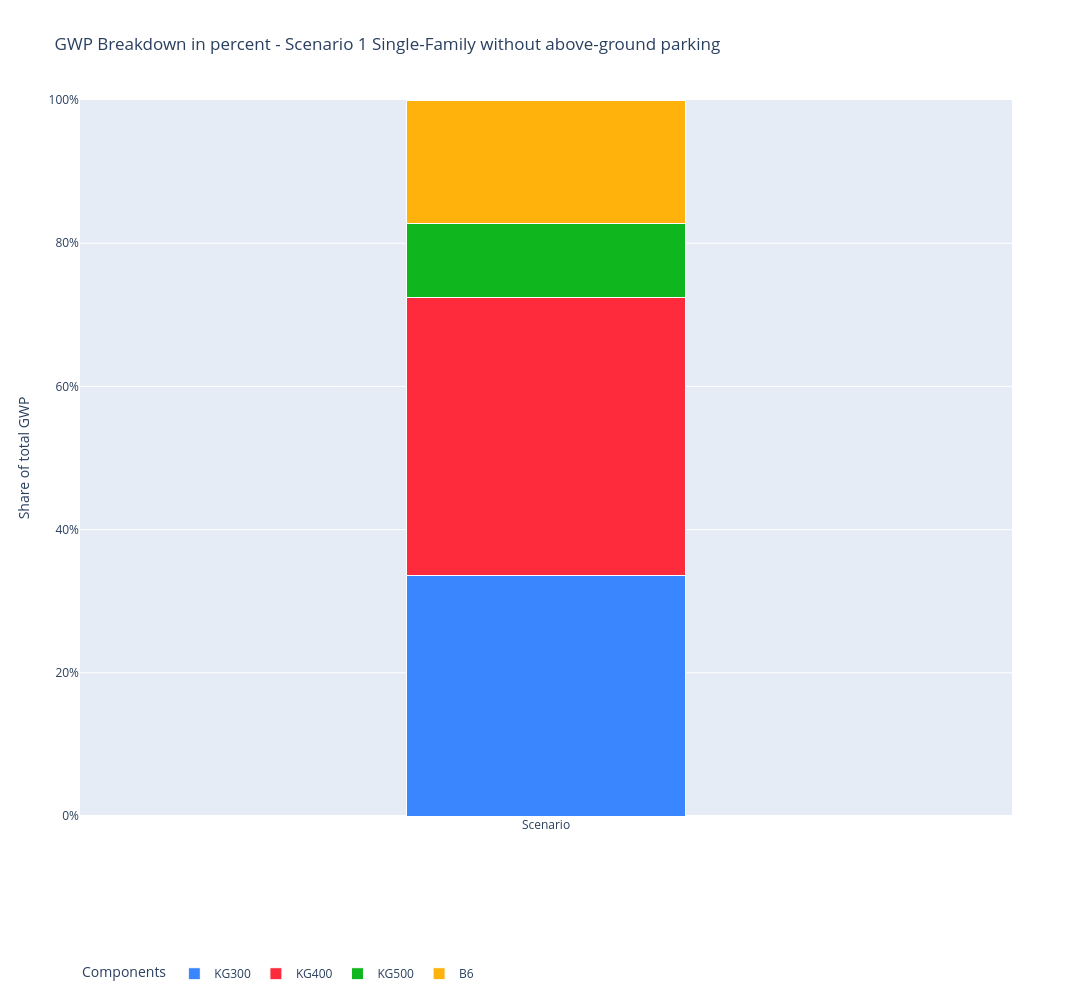

This figure's notebook cell:
### Code cell
# Percent

fig = go.Figure()

# KG300
fig.add_trace(go.Bar(
    x=["Scenario"],
    y=[GWP_S1_EFH_pct_no_AP["KG300"]],
    name="KG300",
    marker_color=kg_colors["KG300"],
    width=0.3,
    marker_line_color="white",
    marker_line_width=1
))

# KG400
fig.add_trace(go.Bar(
    x=["Scenario"],
    y=[GWP_S1_EFH_pct_no_AP["KG400"]],
    name="KG400",
    marker_color=kg_colors["KG400"],
    width=0.3,
    marker_line_color="white",
    marker_line_width=1
))

# KG500
fig.add_trace(go.Bar(
    x=["Scenario"],
    y=[GWP_S1_EFH_pct_no_AP["KG500"]],
    name="KG500",
    marker_color=kg_colors["KG500"],
    width=0.3,
    marker_line_color="white",
    marker_line_width=1
))


# B6
fig.add_trace(go.Bar(
    x=["Scenario"],
    y=[GWP_S1_EFH_pct_no_AP["B6"]],
    name="B6",
    marker_color=kg_colors["B6"],
    width=0.3,
    marker_line_color="white",
    marker_line_width=1
))

fig.update_layout(
    barmode="stack",
    title="GWP Breakdown in percent - Scenario 1 Single-Family without above-ground parking",
    yaxis_title="Share of total GWP",
    legend_title="Components",
    height=1000,
    width=1100,
    legend=dict(orientation="h", y=-0.2),
    legend_traceorder="normal",
    yaxis=dict(
        tickformat=".0%",
        range=[0, 1]
    )
)

fig.show()

### Figure 1 — Plotly figure (JSON) as saved in the notebook; plotly's stock layout.template omitted (floating-point values rounded to 4 significant figures)
{"data": [{"marker": {"color": "#3A86FF", "line": {"color": "white", "width": 1}}, "name": "KG300", "type": "bar", "width": 0.3, "x": ["Scenario"], "y": [0.3357]}, {"marker": {"color": "#FD2B3B", "line": {"color": "white", "width": 1}}, "name": "KG400", "type": "bar", "width": 0.3, "x": ["Scenario"], "y": [0.3882]}, {"marker": {"color": "#10B61D", "line": {"color": "white", "width": 1}}, "name": "KG500", "type": "bar", "width": 0.3, "x": ["Scenario"], "y": [0.1041]}, {"marker": {"color": "#FFB20B", "line": {"color": "white", "width": 1}}, "name": "B6", "type": "bar", "width": 0.3, "x": ["Scenario"], "y": [0.172]}], "layout": {"barmode": "stack", "height": 1000, "legend": {"orientation": "h", "title": {"text": "Components"}, "traceorder": "normal", "y": -0.2}, "title": {"text": "GWP Breakdown in percent - Scenario 1 Single-Family without above-ground parking"}, "width": 1100, "yaxis": {"range": [0, 1], "tickformat": ".0%", "title": {"text": "Share of total GWP"}}}}
